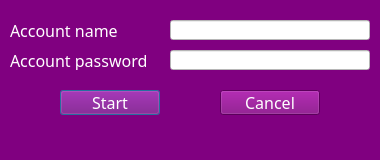
<?xml version="1.0" encoding="UTF-8"?>
<ui version="4.0">
 <class>Dialog</class>
 <widget class="QDialog" name="Dialog">
  <property name="geometry">
   <rect>
    <x>0</x>
    <y>0</y>
    <width>380</width>
    <height>160</height>
   </rect>
  </property>
  <property name="minimumSize">
   <size>
    <width>380</width>
    <height>160</height>
   </size>
  </property>
  <property name="maximumSize">
   <size>
    <width>380</width>
    <height>160</height>
   </size>
  </property>
  <property name="font">
   <font>
    <family>Lucida Sans</family>
    <pointsize>12</pointsize>
    <weight>7</weight>
    <italic>false</italic>
    <bold>false</bold>
   </font>
  </property>
  <property name="windowTitle">
   <string>Start Dialog</string>
  </property>
  <property name="styleSheet">
   <string notr="true">background-color: purple;
color: white;
font: 63 12pt &quot;Lucida Sans&quot;;</string>
  </property>
  <widget class="QLabel" name="lbl_name">
   <property name="geometry">
    <rect>
     <x>10</x>
     <y>20</y>
     <width>150</width>
     <height>20</height>
    </rect>
   </property>
   <property name="text">
    <string>Account name</string>
   </property>
  </widget>
  <widget class="QLabel" name="lbl_pass">
   <property name="geometry">
    <rect>
     <x>10</x>
     <y>50</y>
     <width>150</width>
     <height>20</height>
    </rect>
   </property>
   <property name="text">
    <string>Account password</string>
   </property>
  </widget>
  <widget class="QLineEdit" name="lineEdit_name">
   <property name="geometry">
    <rect>
     <x>170</x>
     <y>20</y>
     <width>200</width>
     <height>20</height>
    </rect>
   </property>
   <property name="styleSheet">
    <string notr="true">background-color: white;
color: black;</string>
   </property>
  </widget>
  <widget class="QLineEdit" name="lineEdit_pass">
   <property name="geometry">
    <rect>
     <x>170</x>
     <y>50</y>
     <width>200</width>
     <height>20</height>
    </rect>
   </property>
   <property name="styleSheet">
    <string notr="true">background-color: white;
color: black;</string>
   </property>
   <property name="echoMode">
    <enum>QLineEdit::Password</enum>
   </property>
  </widget>
  <widget class="QPushButton" name="btn_ok">
   <property name="geometry">
    <rect>
     <x>60</x>
     <y>90</y>
     <width>100</width>
     <height>25</height>
    </rect>
   </property>
   <property name="text">
    <string>Start</string>
   </property>
  </widget>
  <widget class="QPushButton" name="btn_cancel">
   <property name="geometry">
    <rect>
     <x>220</x>
     <y>90</y>
     <width>100</width>
     <height>25</height>
    </rect>
   </property>
   <property name="font">
    <font>
     <family>Lucida Sans</family>
     <pointsize>12</pointsize>
     <weight>7</weight>
     <italic>false</italic>
     <bold>false</bold>
    </font>
   </property>
   <property name="text">
    <string>Cancel</string>
   </property>
  </widget>
  <widget class="QLabel" name="lbl_status">
   <property name="geometry">
    <rect>
     <x>10</x>
     <y>130</y>
     <width>360</width>
     <height>15</height>
    </rect>
   </property>
   <property name="text">
    <string/>
   </property>
  </widget>
 </widget>
 <resources/>
 <connections/>
</ui>
